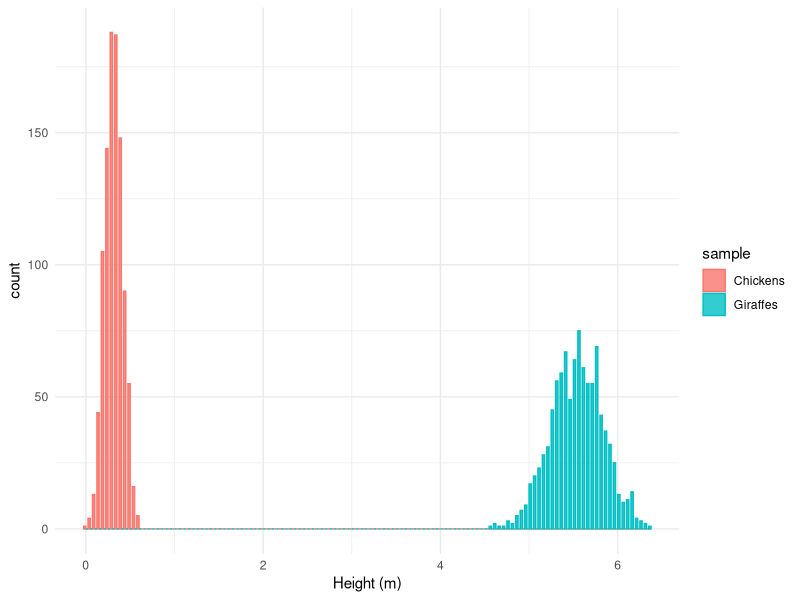

Recreate this plot in R.
## ---- chunk 1
knitr::opts_chunk$set(
  comment = "R>", 
  warning = FALSE, 
  message = FALSE,
  fig.width = 4.5,
  fig.height = 2.625,
  out.width = "75%",
  fig.asp = NULL, # control via width/height
  dpi = 300
)

ggplot2::theme_set(
  ggplot2::theme_minimal(base_size = 8)
)
ggplot2::theme_set(
  ggplot2::theme_bw(base_size = 8)
)
## ---- chunk 2
library(tidyverse)
library(ggpubr)
library(ggthemes)
## ---- chunk 3
#| fig-cap: "Histograms showing two randomly generated normal distributions."
#| echo: false
#| message: false

# Random normal data
set.seed(666)
r_dat <- data.frame(dat = c(rnorm(n = 1000, mean = 5.53, sd = 0.3),
                            rnorm(n = 1000, mean = 0.325, sd = 0.1)),
                    sample = c(rep("Giraffes", 1000), rep("Chickens", 1000)))

# Create histogram
ggplot(data = r_dat, aes(x = dat, fill = sample)) +
  geom_histogram(position = "dodge", binwidth = 0.05,
                 alpha = 0.8, aes(colour = sample, fill = sample)) +
  # geom_density(aes(y = ..count.., fill = sample),
  #              colour = "black", alpha = 0.2) +
  labs(x = "Height (m)") +
  theme_minimal()
## ---- chunk 4
shapiro.test(r_dat$dat)
## ---- chunk 5
# we use the square bracket notation to select only the *-value;
# had we used `[1]` we would have gotten W
r_dat %>% 
  group_by(sample) %>% 
  summarise(norm_dat = as.numeric(shapiro.test(dat)[2]))
## ---- chunk 6
r_dat %>% 
  group_by(sample) %>% 
  summarise(sample_var = var(dat))
## ---- chunk 7
car::leveneTest(dat ~ sample, data = r_dat)
